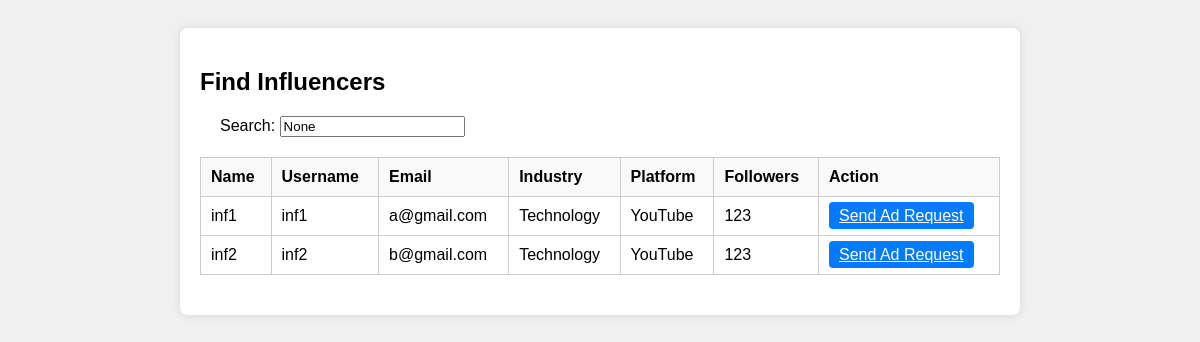
The app's page /sp_find, older data.
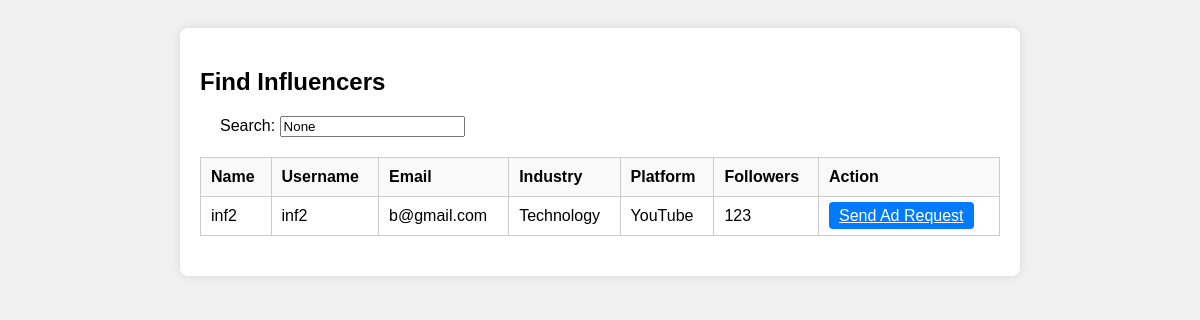
The same page, newer data.
### applications/models.py (models this page shows)
class influencer(db.Model):
    id = db.Column(db.Integer, primary_key=True)
    name = db.Column(db.String(100), nullable=True)
    username = db.Column(db.String(20), unique=True, nullable=False)
    password = db.Column(db.String(100), nullable=False)
    industry = db.Column(db.String(100),nullable = False)
    email = db.Column(db.String(100), unique=True, nullable=False)
    platform = db.Column(db.String(100))
    flagged = db.Column(db.String(10), nullable=False, default="no")
    followers = db.Column(db.Integer, nullable=False)
    ad_requests = db.relationship('adrequest', backref='influencer', lazy=True)

### applications/routes.py (the view)
@app.route('/sp_find', methods=['GET'])
def sp_find():
    selected_industry = request.args.get('industry', None)
    search_query = request.args.get('search', None)
    query = influencer.query
    if search_query:
        search_filter = (influencer.name.ilike(f'%{search_query}%') |
                         influencer.username.ilike(f'%{search_query}%') |
                         influencer.email.ilike(f'%{search_query}%'))
        query = query.filter(search_filter)
    influencers = query.all()
    return render_template('sp_find.html', influencers=influencers, selected_industry=selected_industry, search_query=search_query)

### templates/sp_find.html (shortened to what this page needs)
<!DOCTYPE html>
<html lang="en">
<head>
</head>
<body>
    <div class="container">
        <h2>Find Influencers</h2>
        <form method="GET" action="{{ url_for('sp_find') }}">
            <div class="form-group">
                <div class="search-box">
                    <label for="search">Search:</label>
                    <input type="text" name="search" id="search" value="{{ search_query }}" placeholder="Search influencers..." onkeypress="if(event.keyCode==13){this.form.submit();}">
                </div>
            </div>
        </form>
        <table>
            <thead>
                <tr>
                    <th>Name</th>
                    <th>Username</th>
                    <th>Email</th>
                    <th>Industry</th>
                    <th>Platform</th>
                    <th>Followers</th>
                    <th>Action</th>
                </tr>
            </thead>
            <tbody>
                {% for influencer in influencers %}
                    <tr>
                        <td>{{ influencer.name }}</td>
                        <td>{{ influencer.username }}</td>
                        <td>{{ influencer.email }}</td>
                        <td>{{ influencer.industry }}</td>
                        <td>{{ influencer.platform }}</td>
                        <td>{{ influencer.followers }}</td>
                        <td>
                            <a href="{{ url_for('ad_request', influencer_id=influencer.id) }}" class="button">Send Ad Request</a>
                        </td>
                    </tr>
                {% endfor %}
            </tbody>
        </table>
    </div>
</body>
</html>

Row changes from the older to the newer data that the page shows:
removed influencer: name "inf1", username "inf1", email "a@gmail.com", industry "Technology", platform "YouTube", followers "123"
